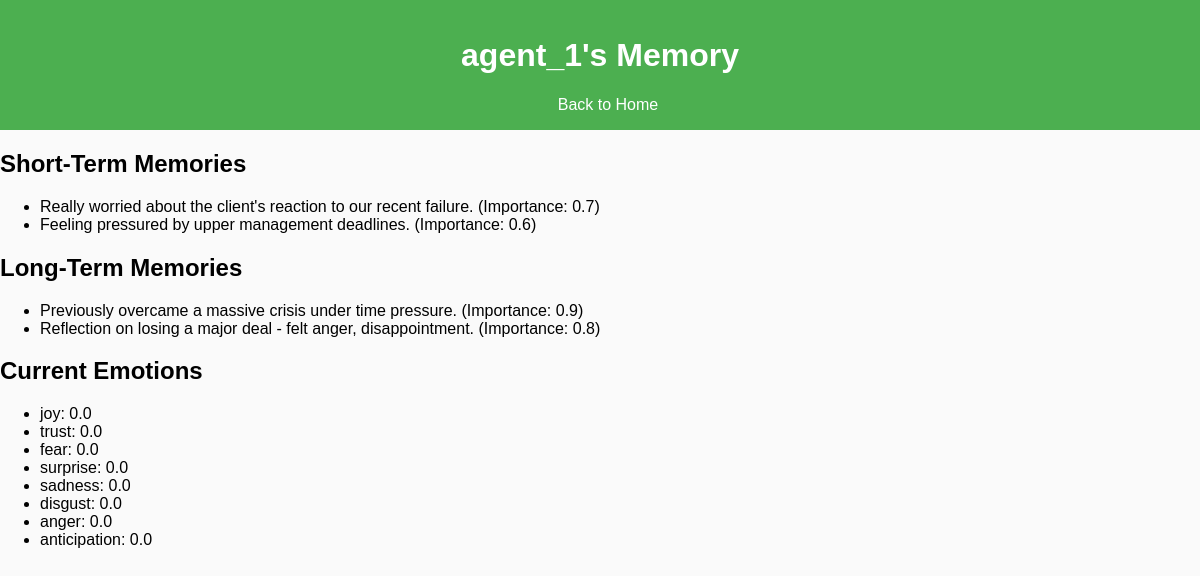
The app's page /memory_view/agent_1 with its own data.
### tables this page shows
CREATE TABLE short_term_memory (
            id INTEGER PRIMARY KEY AUTOINCREMENT,
            agent_name TEXT NOT NULL,
            content TEXT NOT NULL,
            importance REAL NOT NULL,
            timestamp DATETIME DEFAULT CURRENT_TIMESTAMP
        );

CREATE TABLE long_term_memory (
            id INTEGER PRIMARY KEY AUTOINCREMENT,
            agent_name TEXT NOT NULL,
            content TEXT NOT NULL,
            importance REAL NOT NULL,
            last_accessed DATETIME DEFAULT CURRENT_TIMESTAMP,
            reflection_type TEXT,
            reference_count INTEGER DEFAULT 0
        );

### agent_interaction/app2.py (the view)
@app.route('/memory_view/<agent_name>', methods=['GET'])
def memory_view(agent_name):
    try:
        conn = sqlite3.connect(DATABASE_PATH)
        cursor = conn.cursor()
        cursor.execute("""
            SELECT content, importance FROM short_term_memory
            WHERE agent_name = ?
            ORDER BY timestamp DESC
        """, (agent_name,))
        short_term_memories = cursor.fetchall()
        cursor.execute("""
            SELECT content, importance FROM long_term_memory
            WHERE agent_name = ?
            ORDER BY importance DESC
        """, (agent_name,))
        long_term_memories = cursor.fetchall()
        conn.close()
        emotions = retrieve_current_emotions(DATABASE_PATH, agent_name)
        return render_template(
            'memory_view.html',
            agent_name=agent_name,
            short_term_memories=short_term_memories,
            long_term_memories=long_term_memories,
            emotions=emotions
        )
    except Exception as e:
        return jsonify({"error": str(e)}), 500

### agent_interaction/utils/emotion_methods.py (called while the page is built)
@contextmanager
def db_connection(database_path):
    conn = sqlite3.connect(database_path, check_same_thread=False)
    try:
        yield conn
    finally:
        conn.close()

def empty_emotion_vector():
    return {
        'joy': 0.0,
        'trust': 0.0,
        'fear': 0.0,
        'surprise': 0.0,
        'sadness': 0.0,
        'disgust': 0.0,
        'anger': 0.0,
        'anticipation': 0.0
    }

def retrieve_current_emotions(database_path, agent_name, recent_n=10):
    with db_connection(database_path) as conn:
        cursor = conn.cursor()
        cursor.execute("""
            SELECT joy, trust, fear, surprise, sadness, disgust, anger, anticipation
            FROM emotion_states
            WHERE agent_name = ?
            ORDER BY timestamp DESC
            LIMIT ?
        """, (agent_name, recent_n))
        rows = cursor.fetchall()
    if not rows:
        return empty_emotion_vector()
    avg_emotions = empty_emotion_vector()
    for row in rows:
        for i, emotion in enumerate(avg_emotions.keys()):
            avg_emotions[emotion] += row[i]
    for emotion in avg_emotions:
        avg_emotions[emotion] /= len(rows)
    return avg_emotions

### agent_interaction/templates/memory_view.html (shortened to what this page needs)
<!DOCTYPE html>
<html lang="en">
<head>
    <link rel="stylesheet" href="/static/styles.css">
</head>
<body>
    <header>
        <h1>{{ agent_name }}'s Memory</h1>
        <a href="/">Back to Home</a>
    </header>
    <section>
        <h2>Short-Term Memories</h2>
        <ul>
            {% for memory, importance in short_term_memories %}
                <li>{{ memory }} (Importance: {{ importance }})</li>
            {% endfor %}
        </ul>
        <h2>Long-Term Memories</h2>
        <ul>
            {% for memory, importance in long_term_memories %}
                <li>{{ memory }} (Importance: {{ importance }})</li>
            {% endfor %}
        </ul>
        <h2>Current Emotions</h2>
        <ul>
            {% for emotion, value in emotions.items() %}
                <li>{{ emotion }}: {{ value }}</li>
            {% endfor %}
        </ul>
    </section>
</body>
</html>

### agent_interaction/static/styles.css (style rules this page uses)
body { font-family: Arial, sans-serif; margin: 0; padding: 0; background-color: #fafafa; }
header { background-color: #4CAF50; color: white; padding: 1em; text-align: center; }
header a { color: white; text-decoration: none; margin-left: 1em; }

### records on screen
short_term_memory: content "Really worried about the client's reaction to our recent failure.", importance "0.7"
short_term_memory: content "Feeling pressured by upper management deadlines.", importance "0.6"
long_term_memory: content "Previously overcame a massive crisis under time pressure.", importance "0.9"
long_term_memory: content "Reflection on losing a major deal - felt anger, disappointment.", importance "0.8"

### other values on screen
{{ agent_name }} "agent_1"
{{ emotion }} "joy" "trust" "fear" "surprise" "sadness" "disgust" "anger" "anticipation"
{{ value }} "0.0" "0.0" "0.0" "0.0" "0.0" "0.0" "0.0" "0.0"
